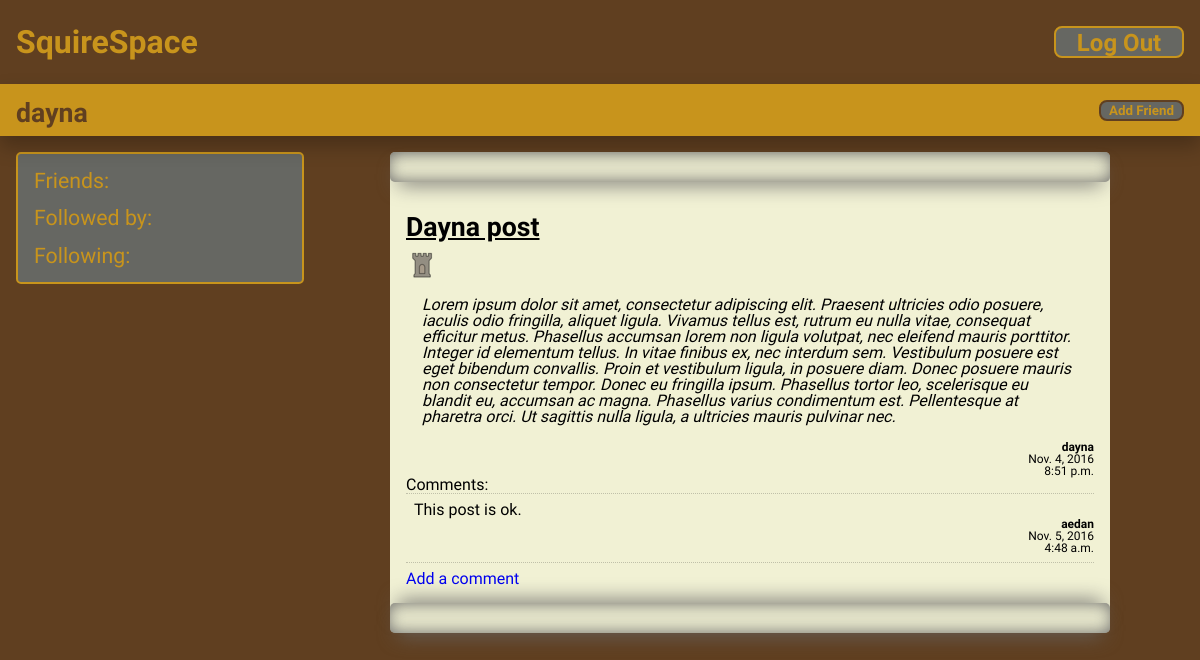
/profile/4/ (signed in), run on an earlier commit of the app's database.
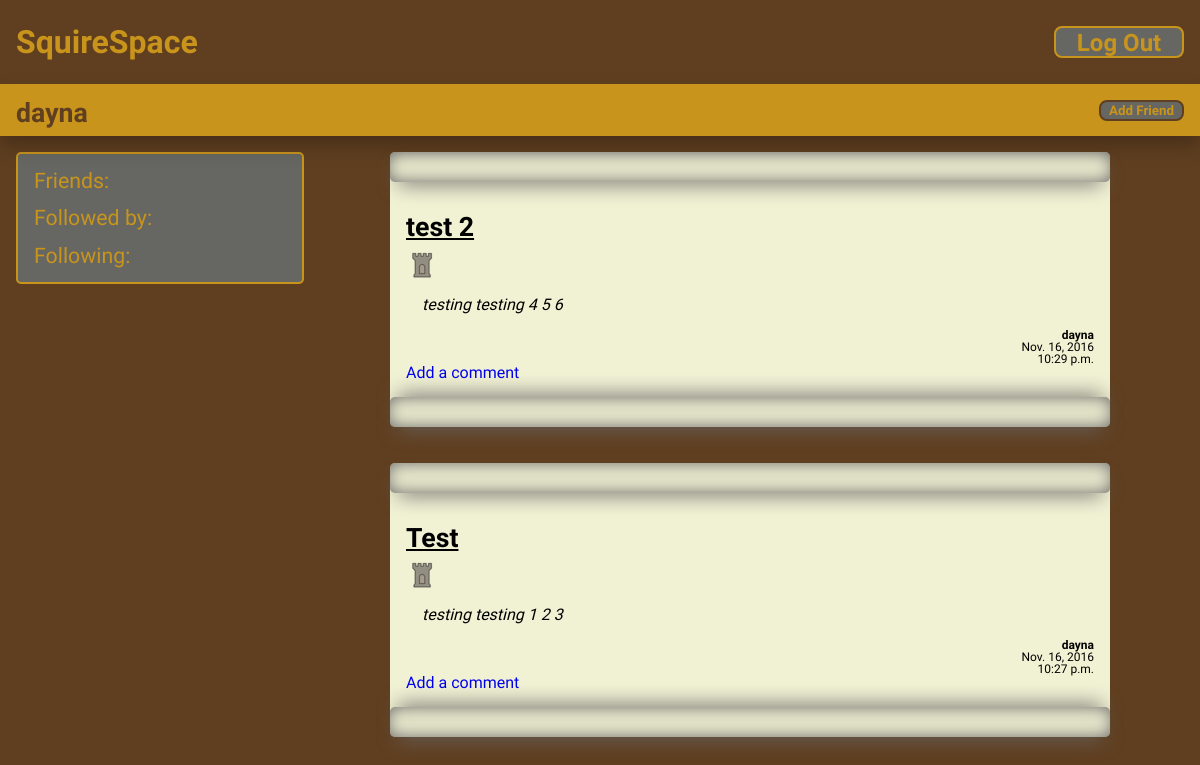
And on a later commit of the database.
### blog/models.py (models this page shows, shortened)
class Post(models.Model):
	author = models.ForeignKey('auth.User')
	title = models.CharField(max_length=200)
	text = models.TextField()
	created_date = models.DateTimeField(default=timezone.now)
	published_date = models.DateTimeField(blank = True, null = True)
	image = models.ImageField(upload_to='',default='default.png', blank=True)
	PRIVATE_LEVEL_CHOICES = (
			('public','Public'),
			('friends','Private: Friends Only'),
			('friends_of_friends','Private: Friends of Friends'),
			('host_friends','Private: Friends on my Host Only'),
			('another_author','Private: Another Author'),
			('only_me','Private: Me Only')
		)
	users = User.objects.all()
	USERS = []
	USERS.append(("none","Default"))
	for user in users:
		USERS.append((user.username, user.username))
	privatelevel = models.CharField(verbose_name="Privacy level of post:", default=PRIVATE_LEVEL_CHOICES[0], max_length=200, choices=PRIVATE_LEVEL_CHOICES)
	otherauthor = models.CharField(verbose_name="Author post should be private to (if 'Private: Another Author' selected):", default=USERS[0], max_length=200, choices=USERS)

class Comment(models.Model):
    post = models.ForeignKey('blog.Post', related_name='comments')
    author = models.ForeignKey('auth.User')
    text = models.TextField()
    created_date = models.DateTimeField(default=timezone.now)

### blog/views.py (the view)
# urls.py: url(r'^profile/(?P<pk>\d+)/$', views.profile, name='profile'),
def profile(request,pk):
    profile_owner = User.objects.get(id=pk)
    posts = Post.objects.filter(author=profile_owner,published_date__lte=timezone.now()).order_by('published_date')
    friends = Friend.objects.friends(profile_owner)
    following = Follow.objects.following(profile_owner)
    followers = Follow.objects.followers(profile_owner)
    friend_requests = Friend.objects.unread_requests(user=profile_owner)
    return render(request, 'blog/profile.html', {'user': request.user, 'profile_owner': profile_owner, 'posts': posts, 'friends': friends, 'following':following, 'followers':followers, 'friend_requests':friend_requests})

### blog/templates/blog/profile.html (shortened to what this page needs)
{% extends 'blog/base.html' %}
{% block content %}
{% load staticfiles %}
{% load friendshiptags %}
{% if user.is_authenticated %}
  <div class="profile">
    <div class="sub-header colour-theme-2">
      <div class="personal-info">
        <h1 class="name">{{profile_owner.username}}</h1>
      </div>
      {% if user == profile_owner %}
      <a href="{% url 'post_new' %}"><button class="new-post-button button">New Post</button></a>
      {% else %}
        {% if user in friends %}
          <a><button class="new-post-button button">Remove Friend</button></a>
        {% else %}
          <a href="{% url 'send_friend_request' pk=1 %}"><button class="new-post-button button">Add Friend</button></a>
        {% endif %}
      {% endif %}
    </div>
    <div class="friends-list">
      <h1 class="friends-list-title"> Friends:</h1>
      <h1 class="follow-list-title"> Followed by:</h1>
      <h1 class="follow-list-title"> Following:</h1>
    </div>
    <div class="stream">
      {% for post in posts|dictsortreversed:"published_date" %}
      <div class="post">
        <div class="post-roll post-header"></div>
        <div class="post-content">
          <h1 class="post-title">{{ post.title }}</h1>
          <img class="post-image image" src="/media/{{ post.image }}">
          <p class="post-text">{{ post.text|linebreaksbr }}</p>
          <p class="post-publish-info"><b>{{ post.author }}</b></br>{{ post.published_date.date }}</br>{{ post.published_date.time }}</p>
          {% if post.comments.all %}
          <h1 class="comments-title">Comments:</h1>
          {% endif %}
          {% for comment in post.comments.all %}
            <div class="comment">
              <p class = "comment-text">{{ comment.text|linebreaksbr }}</p>
              <p class="post-publish-info"><b>{{comment.author}}</b></br>{{ comment.created_date.date }}</br>{{comment.created_date.time}}</p>
            </div>
          {% endfor %}
          {% if user.is_authenticated %}
          <a href="{% url 'post_detail' pk=post.pk %}">Add a comment</a>
          {% endif %}
        </div>
        <div class="post-roll post-footer"></div>
      </div>
      {% endfor %}
    </div>
  </div>
{% else %}
401: You do not have the authorization to be here
{% endif %}
{% endblock %}

What changed in the data, as far as the page shows it:
removed Post: title "Dayna post", image (placeholder picture), text "Lorem ipsum dolor sit amet, consectetur adipiscing elit. Praesent ultricies odio posuere, iaculis odio fringilla, aliquet ligula. Vivamus tellus est, rutrum eu nulla vitae, consequat efficitur metus. Phasellus accumsan lorem non ligula volutpat, nec eleifend mauris porttitor. Integer id elementum tellus. In vitae finibus ex, nec interdum sem. Vestibulum posuere est eget bibendum convallis. Proin et vestibulum ligula, in posuere diam. Donec posuere mauris non consectetur tempor. Donec eu fringilla ipsum. Phasellus tortor leo, scelerisque eu blandit eu, accumsan ac magna. Phasellus varius condimentum est. Pellentesque at pharetra orci. Ut sagittis nulla ligula, a ultricies mauris pulvinar nec.", author "dayna", published_date "Nov. 4, 2016", published_date.time "8:51 p.m.", shows "Comments:"
removed Comment: text "This post is ok.", author "aedan", created_date "Nov. 5, 2016", created_date.time "4:48 a.m."
added Post: title "test 2", image (placeholder picture), text "testing testing 4 5 6", author "dayna", published_date "Nov. 16, 2016", published_date.time "10:29 p.m."
added Post: title "Test", image (placeholder picture), text "testing testing 1 2 3", author "dayna", published_date "Nov. 16, 2016", published_date.time "10:27 p.m."
